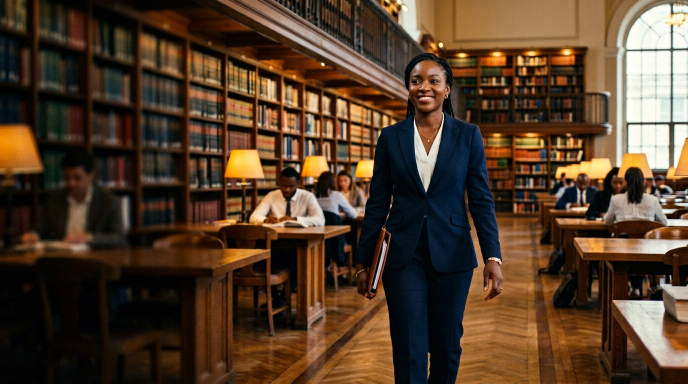
#> input picture video-assets/law-library.jpg, 1376 x 768 px (shown at 1/2 size)
$ python make_brand_film.py
#> lines starting #> are read from the running program, lines starting #| are printed output that depends on the picture
#!/usr/bin/env python3
"""Render the Fire Counsel brand film from the included stills and narration.

Requires Pillow and imageio-ffmpeg. Run from the repository root:
  python3 tools/make_brand_film.py
"""
from __future__ import annotations

import math
import os
import subprocess
import tempfile
import wave
from pathlib import Path

import imageio_ffmpeg
from PIL import Image, ImageDraw, ImageFilter, ImageFont, ImageOps

ROOT = Path(__file__).resolve().parents[1]
OUT = ROOT / "Fire-Counsel-brand-film.mp4"
W, H, FPS = 1280, 720, 24
DURATION = 45.0
FADE = 0.72

ASSETS = {
    "library": Image.open(ROOT / "video-assets/law-library.jpg").convert("RGB"),
    "bar": Image.open(ROOT / "video-assets/call-to-bar.jpg").convert("RGB"),
    "exam": Image.open(ROOT / "video-assets/exam-hall.jpg").convert("RGB"),
}
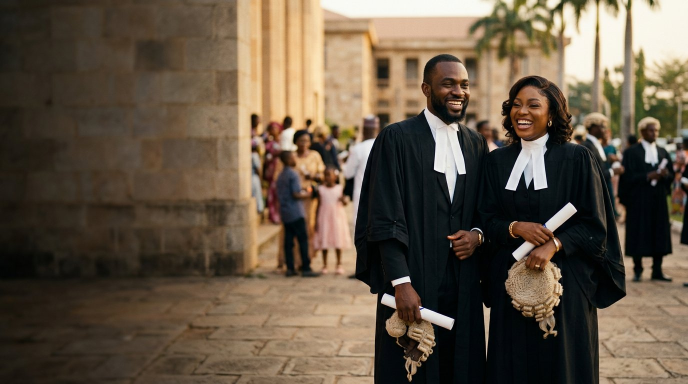
#> input picture video-assets/call-to-bar.jpg, 1376 x 768 px (shown at 1/2 size)
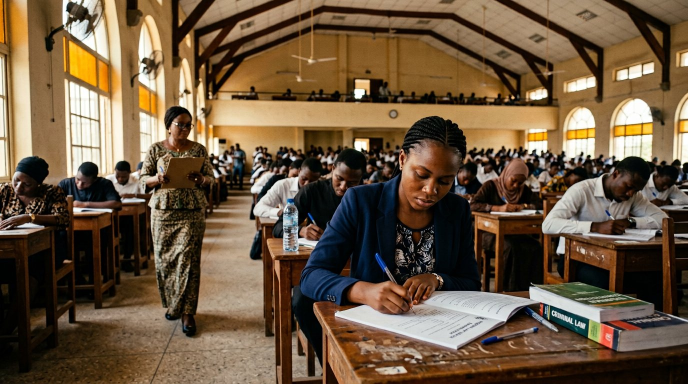
#> input picture video-assets/exam-hall.jpg, 1376 x 768 px (shown at 1/2 size)
LOGO = Image.open(ROOT / "assets/fire-counsel-512.png").convert("RGB").crop((172, 158, 342, 354))
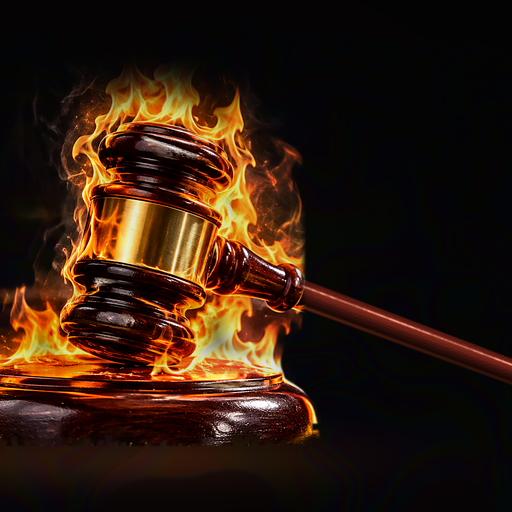
#> input picture assets/fire-counsel-512.png, 512 x 512 px
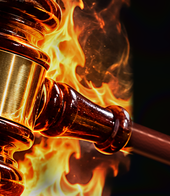
#> LOGO: PIL image 170x196 RGB; mean R, G, B 106, 60, 23.8
FONT_DIR = Path("/usr/share/fonts/truetype/dejavu")
FONT_REG = str(FONT_DIR / "DejaVuSans.ttf")
FONT_BOLD = str(FONT_DIR / "DejaVuSans-Bold.ttf")


def font(size: int, bold: bool = False) -> ImageFont.FreeTypeFont:
    return ImageFont.truetype(FONT_BOLD if bold else FONT_REG, size)


def ease(t: float) -> float:
    t = max(0.0, min(1.0, t))
    return t * t * (3 - 2 * t)


# [13 lines left out: functions cubic, glow, not called in this run]


# Pre-render reusable lighting layers; avoid per-frame pixel loops during encoding.
_small_grad = Image.new("RGBA", (320, 180), (0, 0, 0, 0))
#> _small_grad: PIL image 320x180 RGBA; every value is 0
_gd = ImageDraw.Draw(_small_grad)
for _x in range(320):
    _gd.line((_x, 0, _x, 179), fill=(3, 5, 12, int(165 * (1 - min(1, _x * 4 / 850)) ** 1.5)))
LEFT_GRAD = _small_grad.resize((W, H), Image.Resampling.BILINEAR)
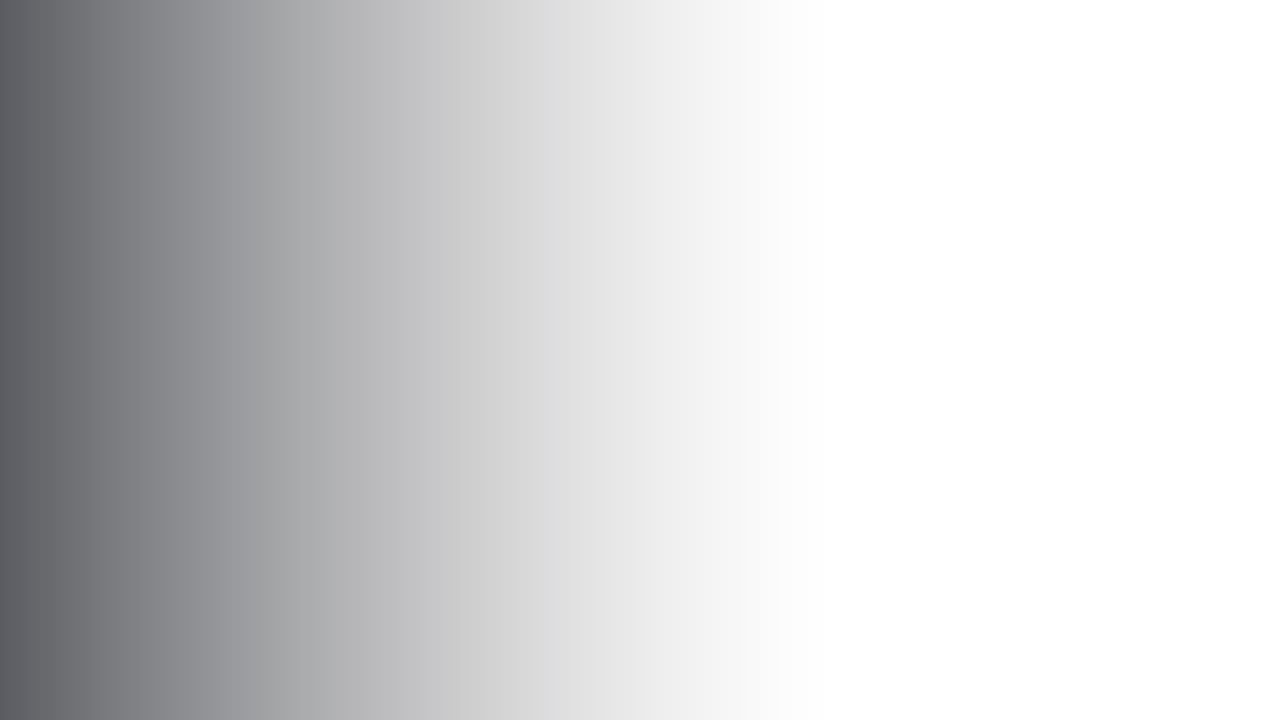
#> LEFT_GRAD: PIL image 1280x720 RGBA; mean R, G, B, A 1.2, 2.3, 6.7, 43.8; transparent parts drawn white
_small_v = Image.new("L", (320, 180), 0)
#> _small_v: PIL image 320x180 L; every value is 0
_vp = _small_v.load()
for _y in range(180):
    for _x in range(320):
        _dx = (_x - 160) / 160
        _dy = (_y - 90) / 90
        _vp[_x, _y] = int(255 * min(1, (_dx*_dx*.43 + _dy*_dy*.57) ** 1.25) * .34)
VIGNETTE = _small_v.resize((W, H), Image.Resampling.BILINEAR)
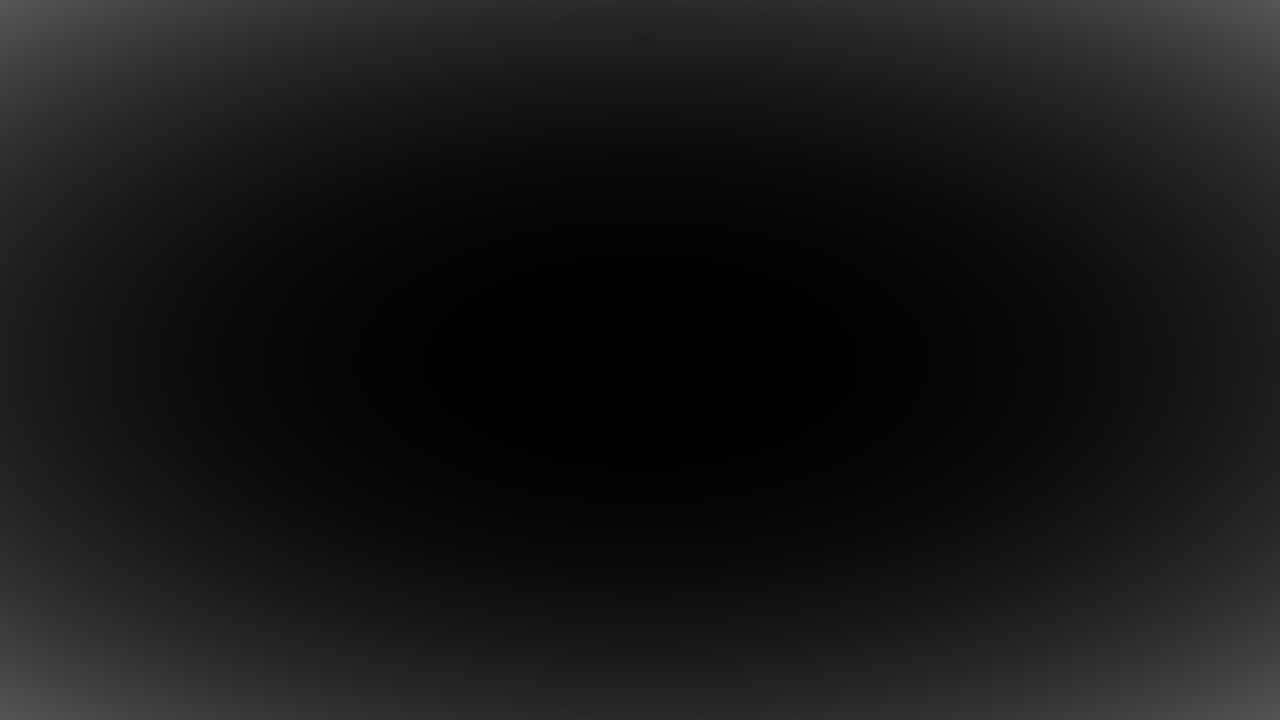
#> VIGNETTE: PIL image 1280x720 L; min 0, max 86, mean 22.9


# [38 lines left out: functions add_vignette, bg_still, line_wrap, not called in this run]


def label(draw, x, y, text, alpha=255):
    draw.text((x,y), text.upper(), font=font(16, True), fill=(255,174,82,alpha), stroke_width=0)


# [78 lines left out: functions title, flame_points, draw_flame, draw_hex, scene_intro, scene_library, not called in this run]


def rounded(draw, box, radius, fill, outline=None, width=1):
    draw.rounded_rectangle(box,radius=radius,fill=fill,outline=outline,width=width)


# [113 lines left out: functions draw_ui_panel, scene_ai, scene_exam, scene_books, scene_bar, scene_outro, not called in this run]


SCENES = [
    (0.0, 5.2, scene_intro),
    (5.2, 12.3, scene_library),
    (12.3, 19.3, scene_ai),
    (19.3, 25.8, scene_exam),
    (25.8, 32.4, scene_books),
    (32.4, 38.4, scene_bar),
    (38.4, 45.0, scene_outro),
]


# [33 lines left out: functions frame_at, make_music, not called in this run]


def main():
    ffmpeg=imageio_ffmpeg.get_ffmpeg_exe()
    narr=ROOT/"video-assets/fire-counsel-narration.mp3"
    if not narr.exists(): raise FileNotFoundError(narr)
    with tempfile.TemporaryDirectory(prefix="fire-counsel-film-") as td:
        td=Path(td); raw=td/"frames.rgb"; music=td/"ambient.wav"
        make_music(music)
        cmd=[ffmpeg,"-y","-hide_banner","-loglevel","error","-f","rawvideo","-pix_fmt","rgb24","-s",f"{W}x{H}","-r",str(FPS),"-i","-","-i",str(narr),"-i",str(music),"-filter_complex","[1:a]volume=1.0[voice];[2:a]volume=0.22[bed];[voice][bed]amix=inputs=2:duration=longest:dropout_transition=1,alimiter=limit=0.92[a]","-map","0:v:0","-map","[a]","-c:v","libx264","-preset","medium","-crf","20","-pix_fmt","yuv420p","-c:a","aac","-b:a","160k","-t",str(DURATION),"-movflags","+faststart",str(OUT)]
        proc=subprocess.Popen(cmd,stdin=subprocess.PIPE)
        try:
            for n in range(int(DURATION*FPS)):
                proc.stdin.write(frame_at(n/FPS).tobytes())
                if n%240==0: print(f"Rendering {n/(DURATION*FPS):.0%}",flush=True)
            proc.stdin.close()
            code=proc.wait()
            if code: raise subprocess.CalledProcessError(code,cmd)
        except BaseException:
            proc.kill(); raise
    print(f"Wrote {OUT} ({OUT.stat().st_size/1024/1024:.1f} MB)")

if __name__ == "__main__": main()
#> (the call stopped at in main, `ffmpeg=imageio_ffmpeg.get_ffmpeg_exe()`: imageio_ffmpeg is not available in this run)
